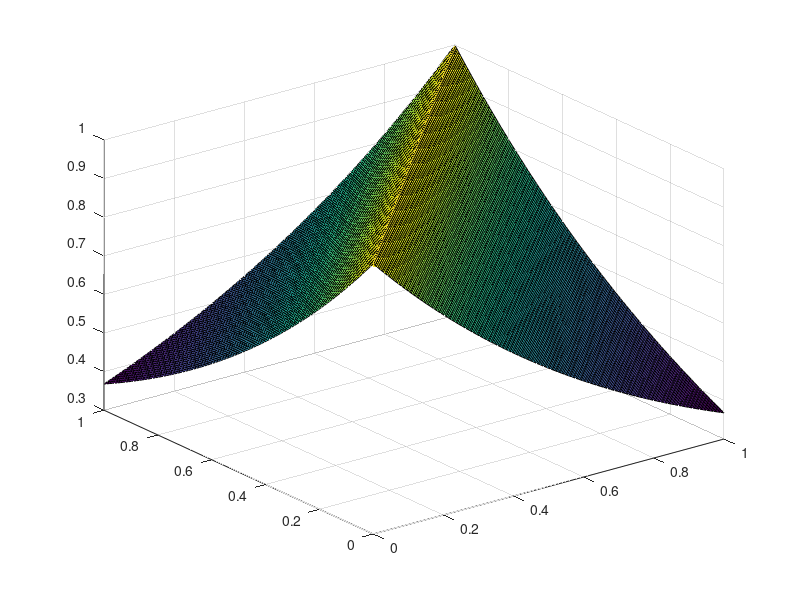
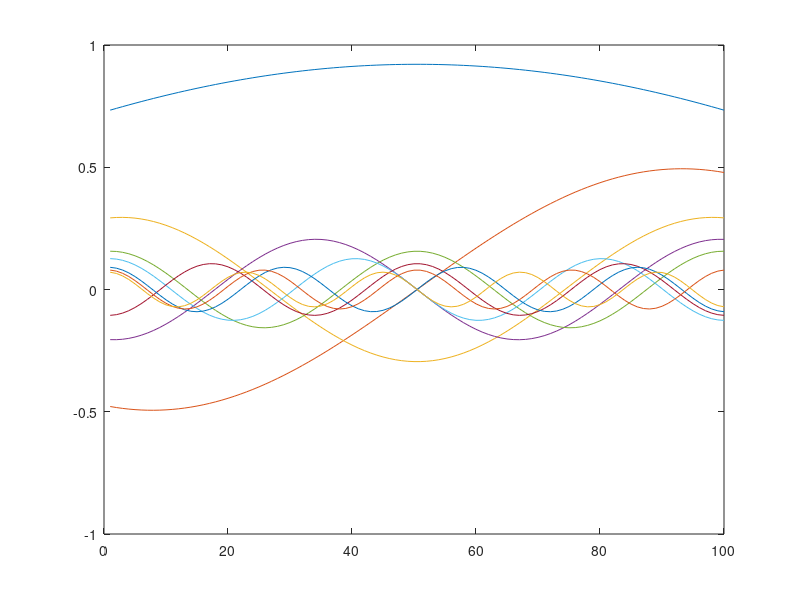
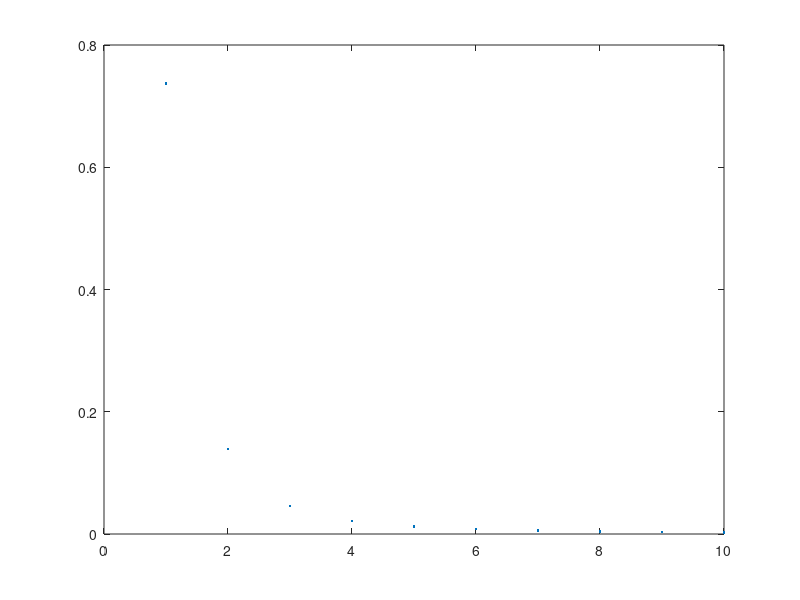
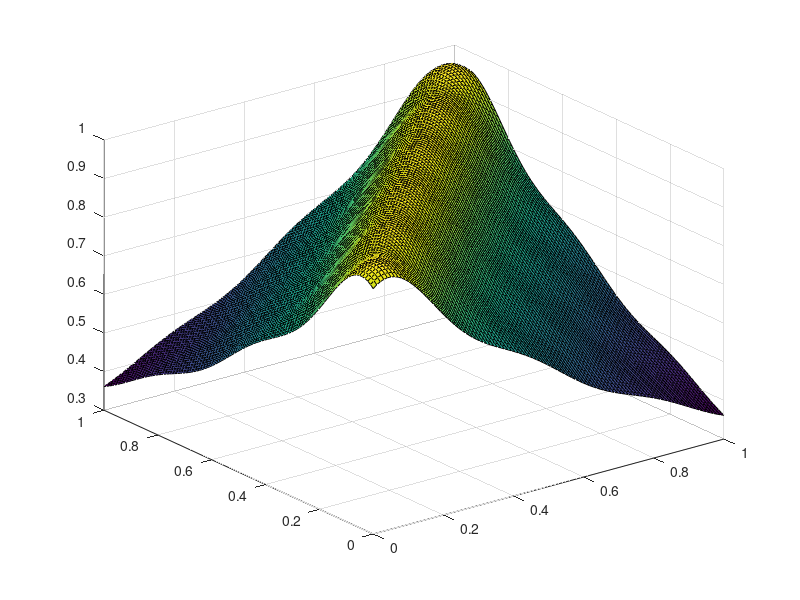

These figures' MATLAB source, in order:
close all
s = linspace(0,1,100);
t = s;
[ss,tt] = meshgrid(s,t);
R = exp(-abs(ss-tt));
surf(ss,tt,R)
[V,D] = eig(R);
[d,ind] = sort(diag(D),'descend');
Ds = D(ind,ind);
Vs = V(:,ind);
evalues = diag(Ds);
evalues_sum = sum(evalues);
figure
for i = 1 : 10 
    plot(Vs(:,i)*sqrt(Ds(i,i))); hold on
end
figure


plot(evalues(1:10)./sum(evalues),'.');
N = 6;
RN = 0 * R;
for is = 1 : length(s)
    for it = 1 : length(t)
        for in = 1 : N
            RN(is, it) = RN(is, it) + evalues(in) * Vs(is,in) * Vs(it, in);
        end
    end
end
figure
surf(ss,tt,RN)

RN_error = R - RN;
figure
surf(ss,tt,RN_error)

        